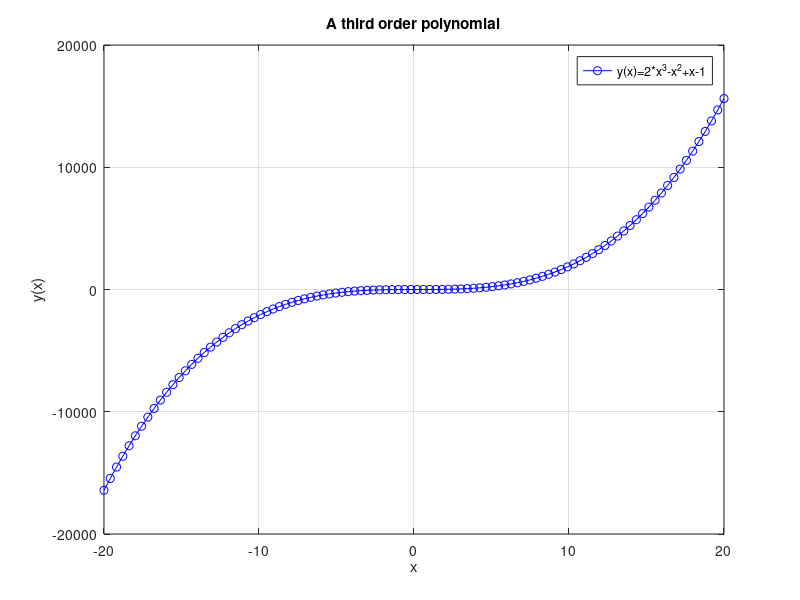

This chart was generated by the following MATLAB code:
close all 
clear all



x = linspace(-20,20,100);


y = 2*x.^3-x.^2+x-1; % note the dot '.^' which meas that 
% the power operation is applied to all of the elements of the vector.

figure(1)
plot(x,y,'bo-')
grid on
xlabel('x')
ylabel('y(x)')
legend('y(x)=2*x^3-x^2+x-1')
title('A third order polynomial')

